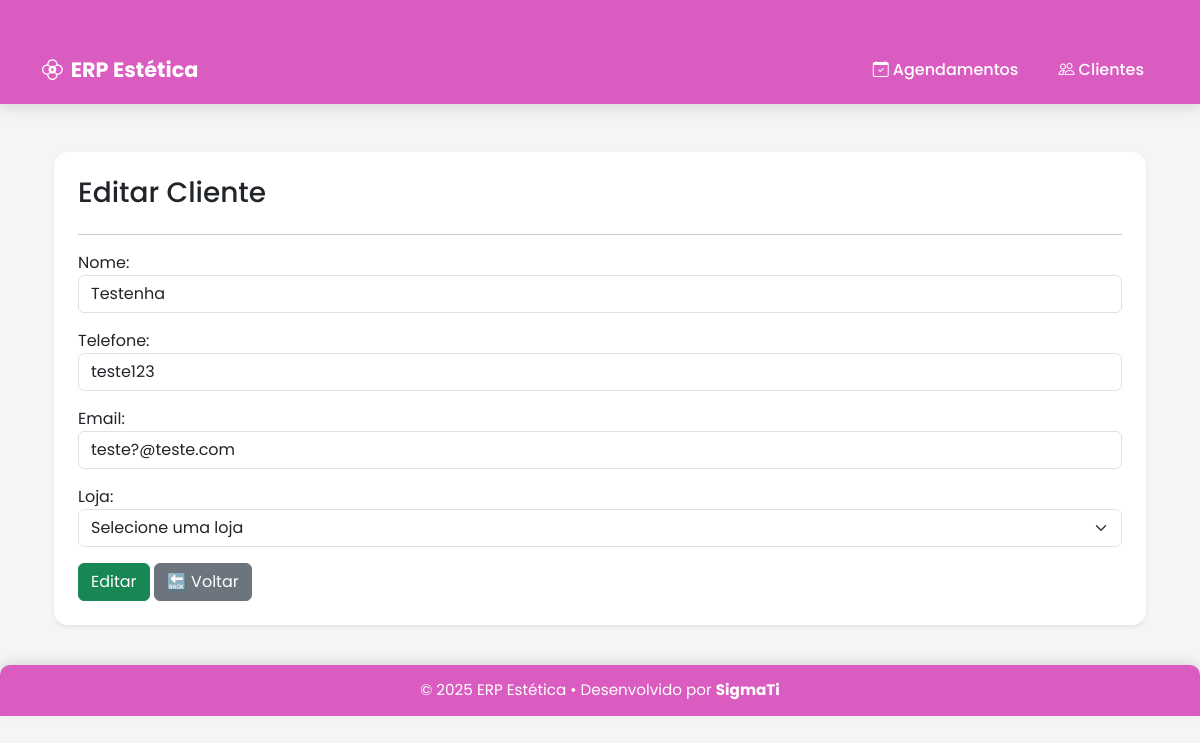
The page /ERPestetica/clientes/2/editar/ (signed in) on the database as committed earlier.
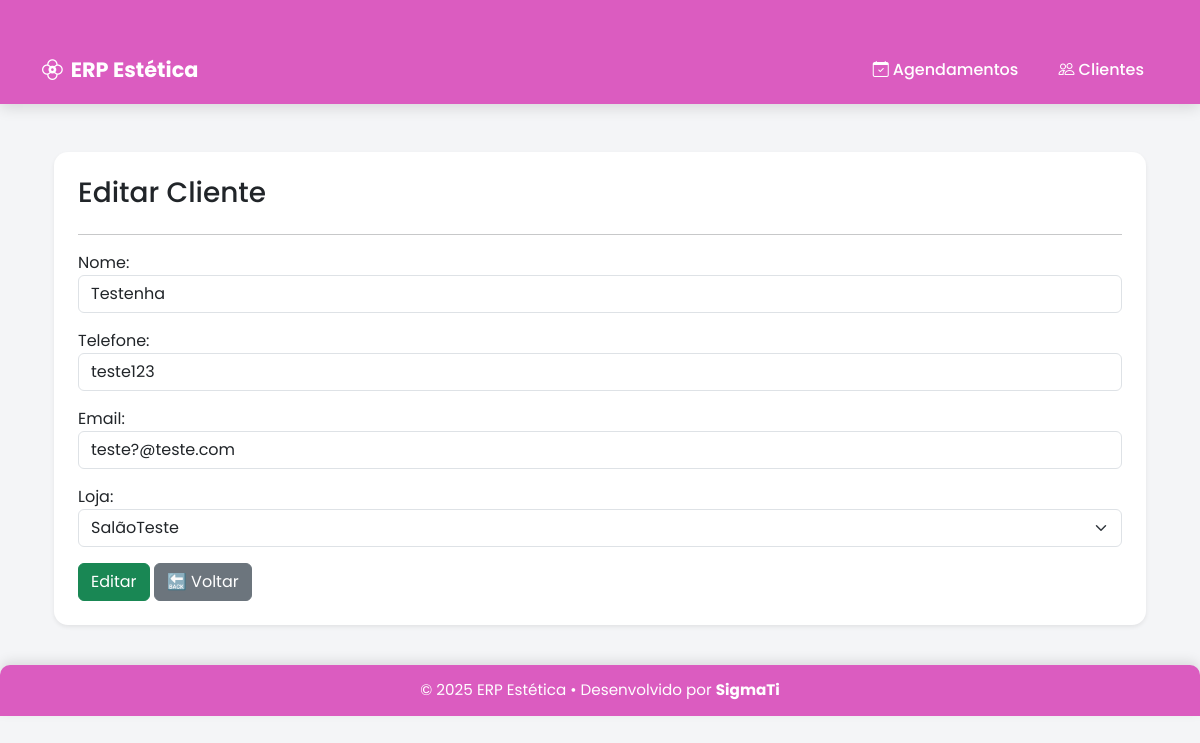
The same page on the database as committed later.
### ERPestetica/models.py (models this page shows, shortened)
class Cliente(models.Model):
    loja = models.ForeignKey('Loja', on_delete=models.CASCADE, null=True, blank=True)
    nome = models.CharField(max_length=150)
    telefone = models.CharField(max_length=30, blank=True)
    email = models.EmailField(blank=True)
    data_cadastro = models.DateTimeField(default=timezone.now)
    observacoes = models.TextField(blank=True)

class Loja(models.Model):
    nome = models.CharField(max_length=100)
    endereco = models.CharField(max_length=200)
    telefone = models.CharField(max_length=20, blank=True, null=True)
    email = models.EmailField(blank=True, null=True)
    hora_abertura = models.TimeField(default="08:00")
    hora_fechamento = models.TimeField(default="18:00")
    def __str__(self):
        return self.nome

### ERPestetica/views.py (the view)
# urls.py: path("clientes/<int:pk>/editar/", views.editar_cliente, name="editar_cliente"),
@login_required
def editar_cliente(request, pk):
    cliente = get_object_or_404(Cliente, pk=pk)
    if request.method == "POST":
        form = ClienteForm(request.POST, instance=cliente)
        if form.is_valid():
            form.save()
            messages.success(request, "Cliente atualizado com sucesso!")
            return redirect("ERPestetica:lista_clientes")
    else:
        form = ClienteForm(instance=cliente)
    return render(request, "ERPestetica/form_cliente.html", {"form": form, "acao": "Editar"})

### ERPestetica/forms.py
class ClienteForm(forms.ModelForm):
    loja = forms.ModelChoiceField(
        queryset=Loja.objects.all(),
        required=False,
        empty_label="Selecione uma loja",
        widget=forms.Select(attrs={'class': 'form-select'})
    )
    class Meta:
        model = Cliente
        fields = ['nome', 'telefone', 'email', 'loja']
        widgets = {
            'nome': forms.TextInput(attrs={'class': 'form-control', 'placeholder': 'Nome do cliente'}),
            'telefone': forms.TextInput(attrs={'class': 'form-control', 'placeholder': 'Número de telefone'}),
            'email': forms.EmailInput(attrs={'class': 'form-control', 'placeholder': 'Email'}),
        }

### AppHome/context_processors.py (called while the page is built)
def permissoes_usuario(request):
    if not request.user.is_authenticated:
        return {}
    usuario_pode_alterar = request.user.is_superuser or request.user.groups.filter(name="Técnicos").exists()
    return {
        'usuario_pode_alterar': usuario_pode_alterar
    }

### ERPestetica/templates/ERPestetica/form_cliente.html (shortened to what this page needs)
{% extends "ERPestetica/baseERPestetica.html" %}
{% block content %}
<div class="container mt-5">
    <div class="card shadow-sm p-4">
        <h3>{{ acao }} Cliente</h3>
        <hr>
        <form method="post">
            {{ form.as_p }}
            <div class="mt-3">
                <button type="submit" class="btn btn-success">{{ acao }}</button>
                <a href="{% url 'ERPestetica:lista_clientes' %}" class="btn btn-secondary">🔙 Voltar</a>
            </div>
        </form>
    </div>
</div>
{% endblock %}

Rows that differ between the two databases and show on the page:
changed Cliente "teste123": loja "Selecione uma loja" → "SalãoTeste"
